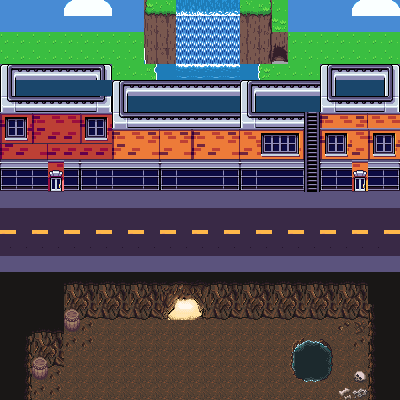

This game map was drawn from its Tiled (.tmx) file and the tilesets committed beside it. A one-line description and the trimmed map source follow:
An orthogonal 25x25 tile map with 16x16 px tiles, 4 tile layers (Base, Cave walls, City, Grass), 3 hidden layers not drawn, 3 tilesets and 12 objects.

<map version="1.5" tiledversion="1.7.0" orientation="orthogonal" renderorder="left-down" width="25" height="25" tilewidth="16" tileheight="16" infinite="0" nextlayerid="9" nextobjectid="13">
 <tileset firstgid="1" source="Cave 2.tsx" />
 <tileset firstgid="337" source="OverWorldRUSeth.tsx" />
 <tileset firstgid="817" source="overWorldRight1.tsx" />
 <layer id="1" name="Base" width="25" height="25">
  <data>[625 cells, 350 non-empty, 18 distinct tile ids]</data>
 </layer>
 <layer id="4" name="Cave walls" width="25" height="25">
  <data>[625 cells, 76 non-empty, 22 distinct tile ids]</data>
 </layer>
 <layer id="3" name="City" width="25" height="25">
  <data>[625 cells, 325 non-empty, 58 distinct tile ids]</data>
 </layer>
 <layer id="5" name="Grass" width="25" height="25">
  <data>[625 cells, 111 non-empty, 38 distinct tile ids]</data>
 </layer>
 <layer id="2" name="Text" width="25" height="25" visible="0">
  <data>[625 cells, 129 non-empty, 2 distinct tile ids]</data>
 </layer>
 <layer id="6" name="Tip top" width="25" height="25" visible="0" opacity="0.66">
  <data>[625 cells, 41 non-empty, 2 distinct tile ids]</data>
 </layer>
 <layer id="7" name="Tile Layer 7" width="25" height="25" visible="0">
  <data>[625 cells, 0 non-empty, 0 distinct tile ids]</data>
 </layer>
 <objectgroup id="8" name="Collision Mask">
  <object id="1" x="0.824063" y="-13.185" width="397.198" height="299.959" />
  <object id="2" x="408.735" y="127.73" />
  <object id="3" x="292.542" y="338.69" width="39.555" height="42.8513" />
  <object id="4" x="64.2769" y="309.023" width="32.1384" height="44.4994" />
  <object id="5" x="30.4903" y="353.523" width="33.7866" height="46.1475" />
  <object id="6" x="337.042" y="384.837" width="35.4347" height="14.0091" />
  <object id="7" x="353.523" y="370.004" width="15.6572" height="15.6572" />
  <object id="8" x="370.828" y="266.172" width="30.4903" height="133.498" />
  <object id="9" x="-4.12031" y="287.598" width="69.2213" height="43.6753" />
  <object id="10" x="-5.76844" y="333.745" width="37.0828" height="67.5731" />
  <object id="11" x="66.7491" y="284.302" width="100.536" height="36.2588" />
  <object id="12" x="202.719" y="285.95" width="164.813" height="35.4347" />
 </objectgroup>
</map>
